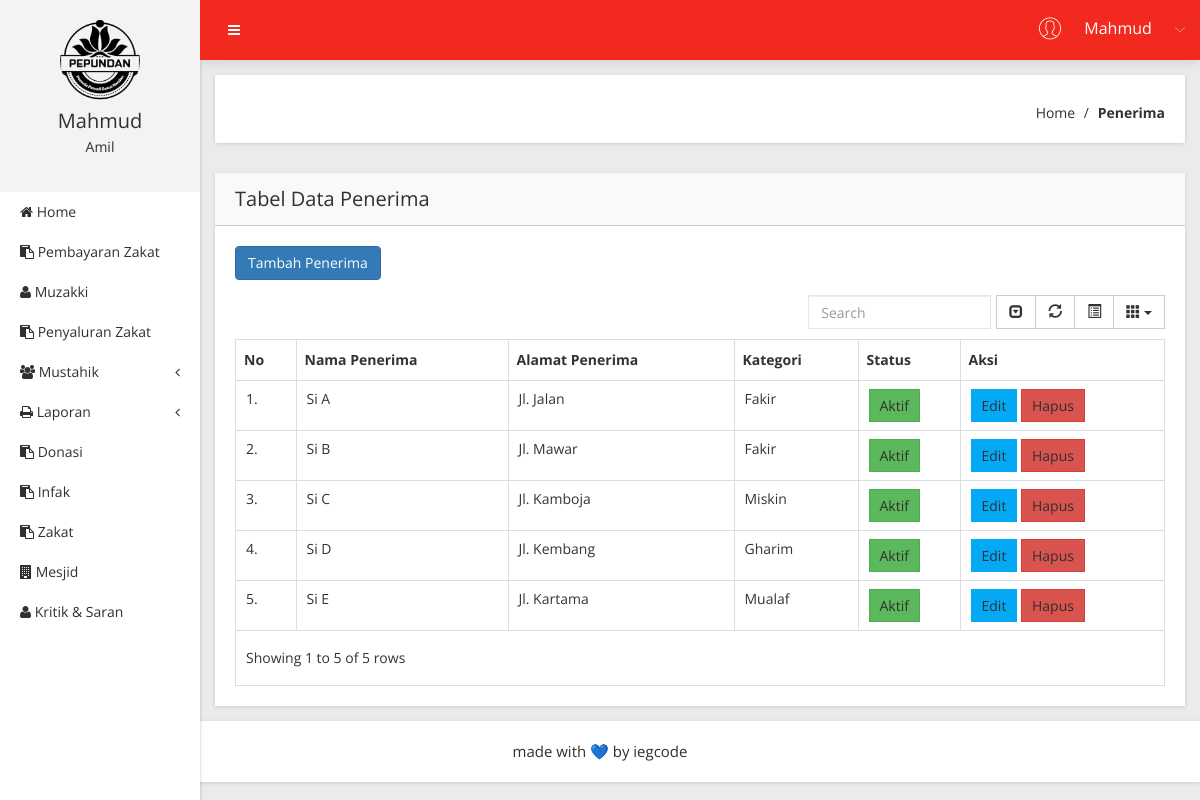
The page /Penerima (signed in) on the database its author committed.
### tables this page shows
CREATE TABLE `t_penerima` (
  `id_penerima` int(11) NOT NULL,
  `nama_penerima` varchar(30) NOT NULL,
  `kategori` varchar(20) NOT NULL,
  `alamat_penerima` varchar(30) NOT NULL,
  `status` varchar(1) NOT NULL
);

### app/core/controller.php (called while the page is built, shortened)
<?php
class controller {
	public function view($view, $data = [])
	{
		require_once 'app/views/' . $view .'.php';
	}
	public function model ($model)
	{
		return new $model;
	}
}

### app/controllers/Penerima.php (called while the page is built, shortened)
<?php
class Penerima extends Controller {
	public function index()
	{
		$data['judul'] = 'Data Penerima';
		$data['pnr'] = $this->model('Penerima_model')->getAllPenerimaAktif();
		$this->view('Penerima/index', $data);
	}
}

### app/core/app.php (called while the page is built, shortened)
<?php
class app {
	protected $method = 'index';
	protected $params = [];
	public function __construct ()
	{
		$this->controller = new $this->controller;
 call_user_func_array([$this->controller, $this->method], $this->params);
}
}

### index.php (called while the page is built, shortened)
<?php
$app = new app;

### app/core/database.php (called while the page is built, shortened)
<?php
class Database {
	private $host = DB_HOST;
	private $user = DB_USER;
	private $pass = DB_PASS;
	private $db_name = DB_NAME;
PRIVATE $dbh;
private $stmt;
	public function __construct()
	{
		$dsn = 'mysql:host=' .$this->host. ';dbname=' .$this->db_name;
		$option= [
			PDO::ATTR_PERSISTENT =>true,
			PDO::ATTR_ERRMODE => PDO::ERRMODE_EXCEPTION
		];
		try{
			$this->dbh = new PDO($dsn, $this->user, $this->pass, $option);
		} catch(PDOException $e) {
			die($e->getMessage());
		}
	}
public function query($query){
	$this->stmt= $this->dbh->prepare($query);
}
public function execute()
{
	$this->stmt->execute();
}
public function resultSet()
{
	$this->execute();
	return $this->stmt->fetchALL(PDO::FETCH_ASSOC);
}
}
?>

### app/models/Penerima_model.php (called while the page is built, shortened)
<?php
class Penerima_model {
	private $db;
	public function __construct(){
		$this->db = new database;
	}
	public function getAllPenerimaAktif()
	{
		$this->db->query("SELECT * FROM t_penerima where status='1'");
	 		return $this->db->resultSet();
	}
}

### app/views/Penerima/index.php (the view, shortened to what this page needs)
        <div class="breadcome-area mg-b-30 small-dn">
            <div class="container-fluid">
                <div class="row">
                    <div class="col-lg-12">
                        <div class="breadcome-list shadow-reset">
                            <div class="row">
                                <div class="col-lg-6">
                                    <div class="breadcome-heading">
                                    </div>
                                </div>
                                <div class="col-lg-6">
                                    <ul class="breadcome-menu">
                                        <li><a href="<?=BASEURL;?>/home_index">Home</a> <span class="bread-slash">/</span>
                                        </li>
                                        <li><span class="bread-blod">Penerima</span>
                                        </li>
                                    </ul>
                                </div>
                            </div>
                        </div>
                    </div>
                </div>
            </div>
        </div>
        <div class="data-table-area mg-b-15">
            <div class="container-fluid">
                <div class="row">
                    <div class="col-lg-12">
                        <div class="sparkline13-list shadow-reset">
                            <div class="sparkline13-hd">
                                <div class="main-sparkline13-hd">
                                    <h1>Tabel <span class="table-project-n">Data</span>  Penerima</h1>
                                </div>
                            </div>
                            <div class="sparkline13-graph">
                              <p align="left"><a href="<?= BASEURL; ?>/Penerima/tambah" button type="button" class="btn btn-primary">Tambah Penerima</a>
                              </p>
                                <div class="datatable-dashv1-list custom-datatable-overright">
        <table id="table" data-toggle="table" data-pagination="true" data-search="true" data-show-columns="true" data-show-pagination-switch="true" data-show-refresh="true" data-key-events="true" data-show-toggle="true" data-resizable="true" data-cookie="true" data-cookie-id-table="saveId" data-click-to-select="true" data-toolbar="#toolbar">
            <thead>
                <tr>
                    <th>No </th>
                    <th>Nama Penerima </th>
                    <th>Alamat Penerima </th>
                    <th>Kategori </th>
                    <th>Status </th>
                    <th>Aksi</th>
                </tr>
            </thead>
            <tbody>
                <?php
                    $no = 1;
                    foreach( $data['pnr'] as $pnr) :
                        if($pnr['status']=='1'){
                            $status = 'Aktif';
                        }
                        else{
                            $status = 'Nonaktif';
                        }
                ?>
                <tr>
                    <td><?=$no++ ?>.</td>
                    <td><?= $pnr['nama_penerima'];?></td>
                    <td><?= $pnr['alamat_penerima'];?></td>
                    <td><?= $pnr['kategori'];?></td>
                    <td><a href="<?= BASEURL; ?>/Penerima/ganti_status/<?= $pnr['id_penerima']?>-<?=$pnr['status'];?>" class="btn btn-success btn-sm" onClick="return confirm('Apakah Anda Yakin Ingin Mengganti Status Penerima Ini?')"><?= $status;?></a></td>
                    <td>
                    <a href="<?= BASEURL; ?>/Penerima/form_edit/<?= $pnr['id_penerima']?>" class="btn btn-primary btn-sm">Edit</a>
                    <a href="<?= BASEURL; ?>/Penerima/hapus/<?= $pnr['id_penerima']?>" class="btn btn-danger btn-sm" onclick="return confirm('Data ini akan dihapus permanen');">Hapus</a>
                    </td>
                </tr>
                <?php endforeach; ?>
            </tbody>
        </table>
                                </div>
                            </div>
                        </div>
                    </div>
                </div>
            </div>
        </div>
    </div>
</div>

### rows shown on the page
t_penerima: nama_penerima "Si A", alamat_penerima "Jl. Jalan", kategori "Fakir", status "Aktif"
t_penerima: nama_penerima "Si B", alamat_penerima "Jl. Mawar", kategori "Fakir", status "Aktif"
t_penerima: nama_penerima "Si C", alamat_penerima "Jl. Kamboja", kategori "Miskin", status "Aktif"
t_penerima: nama_penerima "Si D", alamat_penerima "Jl. Kembang", kategori "Gharim", status "Aktif"
t_penerima: nama_penerima "Si E", alamat_penerima "Jl. Kartama", kategori "Mualaf", status "Aktif"

### other values the page prints
$_SESSION['username'] "Mahmud"
$level "Amil"
